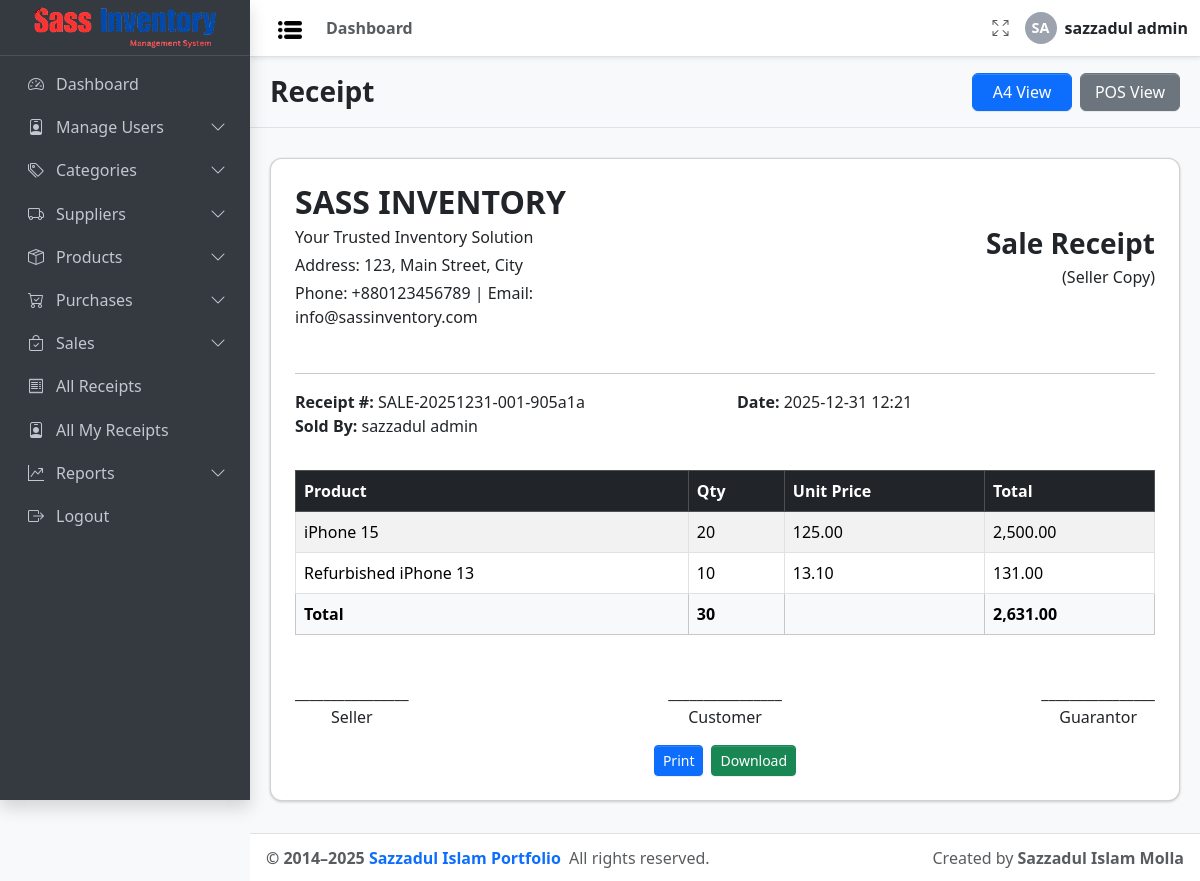
/receipts/receipt.php?id=57 (signed in), run on the app's committed database.
### tables this page shows
CREATE TABLE `receipt` (
  `id` int(11) NOT NULL,
  `receipt_number` varchar(50) NOT NULL,
  `type` enum('purchase','sale') NOT NULL,
  `total_amount` decimal(12,2) NOT NULL DEFAULT 0.00,
  `discount_value` decimal(12,2) DEFAULT 0.00,
  `created_by` int(11) NOT NULL,
  `created_at` timestamp NOT NULL DEFAULT current_timestamp(),
  `updated_at` timestamp NOT NULL DEFAULT current_timestamp() ON UPDATE current_timestamp()
);

CREATE TABLE `user` (
  `id` int(11) NOT NULL,
  `username` varchar(100) NOT NULL,
  `password` text DEFAULT NULL COMMENT 'Password must be hashed',
  `email` varchar(100) DEFAULT NULL,
  `role_id` int(11) NOT NULL COMMENT 'FK to role.id',
  `created_at` timestamp NOT NULL DEFAULT current_timestamp(),
  `updated_at` timestamp NOT NULL DEFAULT current_timestamp() COMMENT 'Auto-update on record change'
);

CREATE TABLE `sale` (
  `id` int(11) NOT NULL,
  `product_id` int(11) NOT NULL,
  `lot` varchar(50) DEFAULT NULL,
  `quantity` int(11) NOT NULL,
  `sale_price` decimal(10,2) DEFAULT NULL,
  `vat_percent` decimal(5,2) DEFAULT 0.00,
  `sale_date` date DEFAULT curdate(),
  `created_at` timestamp NOT NULL DEFAULT current_timestamp(),
  `updated_at` timestamp NOT NULL DEFAULT current_timestamp() COMMENT 'Auto-update on record change',
  `receipt_id` int(11) DEFAULT NULL,
  `sold_by` int(11) NOT NULL COMMENT 'FK to user.id',
  `buyer_name` varchar(100) DEFAULT NULL,
  `buyer_phone` varchar(20) DEFAULT NULL
);

CREATE TABLE `product` (
  `id` int(11) NOT NULL,
  `name` varchar(100) NOT NULL,
  `sku` varchar(50) NOT NULL,
  `status` enum('active','inactive') NOT NULL DEFAULT 'active',
  `category_id` int(11) DEFAULT NULL COMMENT 'Nullable — ON DELETE SET NULL',
  `subcategory_id` int(11) DEFAULT NULL,
  `supplier_id` int(11) DEFAULT NULL COMMENT 'Nullable — ON DELETE SET NULL',
  `cost_price` decimal(10,2) NOT NULL,
  `selling_price` decimal(10,2) NOT NULL,
  `vat` decimal(5,2) NOT NULL DEFAULT 0.00,
  `price` decimal(10,2) NOT NULL,
  `quantity_in_stock` int(11) DEFAULT 0,
  `low_stock_limit` int(11) DEFAULT NULL,
  `description` text DEFAULT NULL,
  `image` varchar(255) DEFAULT NULL,
  `created_at` timestamp NOT NULL DEFAULT current_timestamp(),
  `updated_at` timestamp NOT NULL DEFAULT current_timestamp() COMMENT 'Auto-update on record change'
);

### config/db_config.php (called while the page is built, shortened)
<?php
$Project_URL = "http://localhost/Sass_Inventory_Management/";

### receipts/receipt.php (the view, shortened to what this page needs)
<?php
include_once __DIR__ . '/../config/auth_guard.php';
?>
<!doctype html>
<html lang="en">
<head>
  <link rel="stylesheet"
    href="https://cdn.jsdelivr.net/npm/@fontsource/source-sans-3@5.0.12/index.css"
    media="print" onload="this.media='all'" />
  <link rel="stylesheet" href="https://cdn.jsdelivr.net/npm/bootstrap-icons@1.13.1/font/bootstrap-icons.min.css" />
  <link rel="stylesheet" href="https://cdn.jsdelivr.net/npm/bootstrap@5.3.7/dist/css/bootstrap.min.css">
  <link rel="stylesheet" href="<?= $Project_URL ?>/css/adminlte.css" />
</head>
<?php
$receiptId = isset($_GET['id']) ? intval($_GET['id']) : 0;
$conn = connectDB();
$stmt = $conn->prepare("
    SELECT r.*, u.username AS user_name
    FROM receipt r
    LEFT JOIN user u ON r.created_by = u.id
    WHERE r.id = ?
");
$stmt->bind_param("i", $receiptId);
$stmt->execute();
$receipt = $stmt->get_result()->fetch_assoc();
$totalQty = 0;
$totalAmount = 0;
if ($receipt['type'] === 'sale') {
  $stmt = $conn->prepare("
        SELECT s.*, pr.name AS product_name
        FROM sale s
        LEFT JOIN product pr ON s.product_id = pr.id
        WHERE s.receipt_id = ?
    ");
} else if ($receipt['type'] === 'purchase') {
  $stmt = $conn->prepare("
        SELECT p.*, pr.name AS product_name, s.name AS supplier_name
        FROM purchase p
        LEFT JOIN product pr ON p.product_id = pr.id
        LEFT JOIN supplier s ON p.supplier_id = s.id
        WHERE p.receipt_id = ?
    ");
}
$stmt->bind_param("i", $receiptId);
$stmt->execute();
$items = $stmt->get_result()->fetch_all(MYSQLI_ASSOC);
if (!empty($items)) {
  foreach ($items as $item) {
    $totalQty += $item['quantity'];
    $totalAmount += ($receipt['type'] === 'sale') ? $item['sale_price'] : $item['purchase_price'];
  }
}
?>
<body class="layout-fixed sidebar-expand-lg bg-body-tertiary">
  <div class="app-wrapper">
    <?php include_once '../Inc/Navbar.php'; ?>
    <?php include_once '../Inc/Sidebar.php'; ?>
    <main class="app-main">
      <div class="app-content-header py-3 border-bottom">
        <div class="container-fluid d-flex justify-content-between align-items-center flex-wrap">
          <h3 class="mb-0" style="font-weight: 800;">Receipt</h3>
          <div class="d-flex gap-2">
            <button id="btnA4" class="btn btn-primary" style="width: 100px;">A4 View</button>
            <button id="btnPOS" class="btn btn-secondary" style="width: 100px;">POS View</button>
          </div>
        </div>
      </div>
      <div id="a4View" class="card p-4">
        <div class="row mb-4 align-items-center">
          <div class="col-md-6">
            <h2 class="fw-bold mb-1"><?= strtoupper($Project_Name ?? 'Sass Inventory') ?></h2>
            <p class="mb-1">Your Trusted Inventory Solution</p>
            <p class="mb-1">Address: 123, Main Street, City</p>
            <p class="mb-1">Phone: +880123456789 | Email: info@sassinventory.com</p>
          </div>
          <div class="col-md-6 text-md-end">
            <h3 class="fw-bold mb-1"><?= ucfirst($receipt['type']) ?> Receipt</h3>
            <p class="mb-0">(Seller Copy)</p>
          </div>
        </div>
        <hr>
        <div class="row mb-3">
          <div class="col-md-6"><strong>Receipt #:</strong> <?= htmlspecialchars($receipt['receipt_number']) ?></div>
          <div class="col-md-6"><strong>Date:</strong> <?= date('Y-m-d H:i', strtotime($receipt['created_at'])) ?></div>
          <div class="col-md-6"><strong><?= $receipt['type'] === 'sale' ? 'Sold By' : 'Purchased By' ?>:</strong> <?= htmlspecialchars($receipt['user_name']) ?></div>
        </div>
        <table class="table table-bordered table-striped mt-3">
          <thead class="table-dark">
            <tr>
              <th>Product</th>
              <th>Qty</th>
              <th><?= $receipt['type'] === 'sale' ? 'Unit Price' : 'Purchase Price' ?></th>
              <th>Total</th>
            </tr>
          </thead>
          <tbody>
            <?php foreach ($items as $item):
              $unitPrice = ($receipt['type'] === 'sale') ? $item['sale_price'] / $item['quantity'] : $item['purchase_price'] / $item['quantity'];
            ?>
              <tr>
                <td><?= htmlspecialchars($item['product_name']) ?></td>
                <td><?= $item['quantity'] ?></td>
                <td><?= number_format($unitPrice, 2) ?></td>
                <td><?= number_format(($receipt['type'] === 'sale' ? $item['sale_price'] : $item['purchase_price']), 2) ?></td>
              </tr>
            <?php endforeach; ?>
          </tbody>
          <tfoot class="table-light">
            <tr>
              <th>Total</th>
              <th><?= $totalQty ?></th>
              <th></th>
              <th><?= number_format($totalAmount, 2) ?></th>
            </tr>
          </tfoot>
        </table>
        <div class="signature">
          <div>________________<br>Seller</div>
          <div>________________<br>Customer</div>
          <div>________________<br>Guarantor</div>
        </div>
        <div class="mt-3 d-flex justify-content-center gap-2">
          <button class="btn btn-primary btn-sm" onclick="window.print()">Print</button>
          <button class="btn btn-success btn-sm" onclick="downloadPDF('a4View')">Download</button>
        </div>
      </div>
    </main>
    <?php include_once '../Inc/Footer.php'; ?>
  </div>
</body>
</html>

### receipts/receipt.php (style rules this page uses)
.card { border-radius: 12px; margin: 20px; margin-top: 30px; padding: 20px; margin-bottom: 20px; }
.table td, .table th { vertical-align: middle; }
.signature { margin-top: 30px; display: flex; justify-content: space-between; }
.signature div { text-align: center; }

### data on the page
receipt: type "Sale", receipt_number "SALE-20251231-001-905a1a", created_at "2025-12-31 12:21", created_by.username "sazzadul admin"
sale: product.name "iPhone 15", quantity "20", unitPrice "125.00", receipt+sale_price "2,500.00"
sale: product.name "Refurbished iPhone 13", quantity "10", unitPrice "13.10", receipt+sale_price "131.00"

### other printed values
$childTitle "Dashboard"
$initials "SA"
$_SESSION['username'] "sazzadul admin"
$menu['title'] "Dashboard"
$menu['title'] "Manage Users"
$menu['title'] "Categories"
$menu['title'] "Suppliers"
$menu['title'] "Products"
$menu['title'] "Purchases"
$menu['title'] "Sales"
$menu['title'] "All Receipts"
$menu['title'] "All My Receipts"
$menu['title'] "Reports"
$menu['title'] "Logout"
$Project_Name "SASS INVENTORY"
